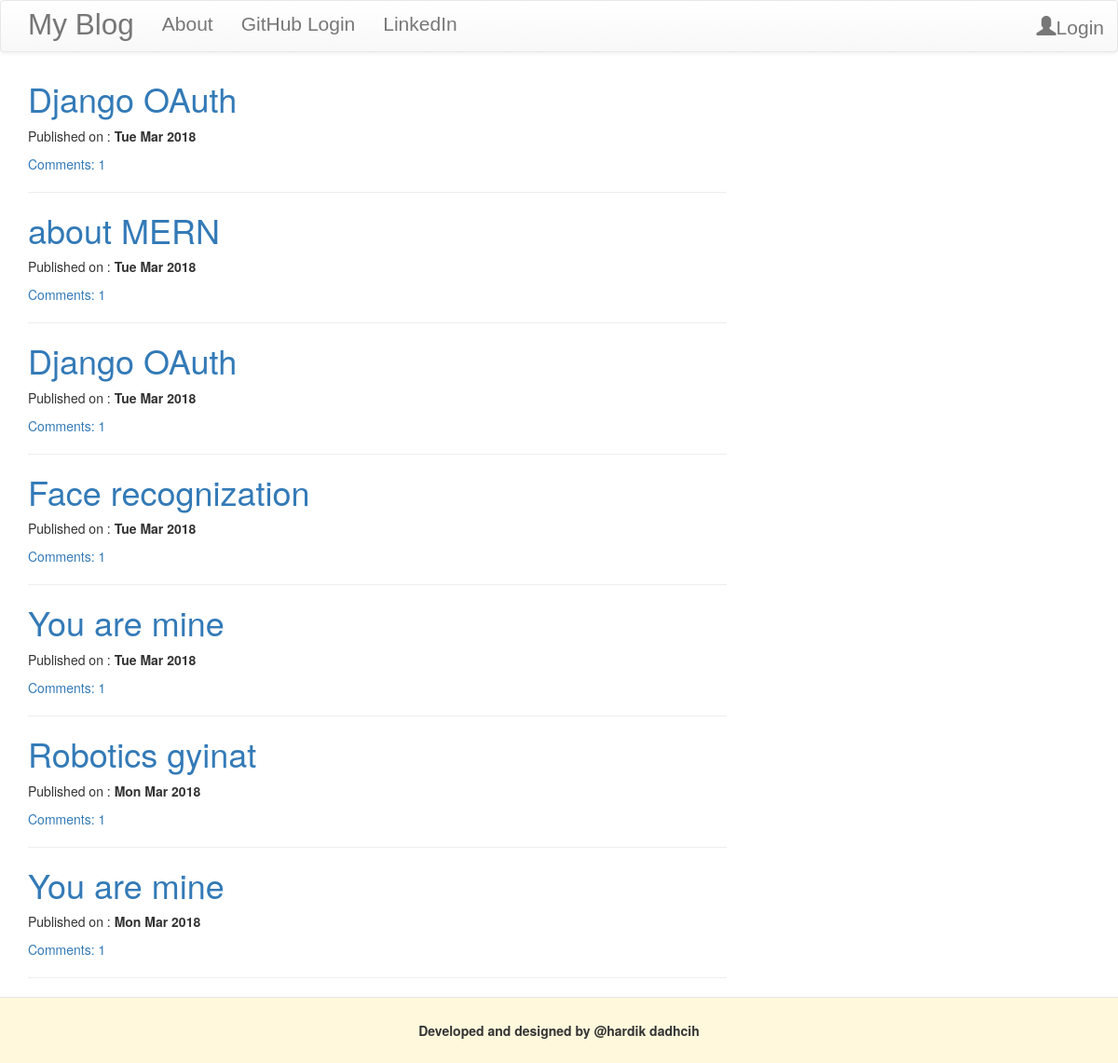
The page / on the database its author committed.
### blog/models.py (models this page shows, shortened)
class Post(models.Model):
    author = models.ForeignKey('auth.User')
    title = models.CharField(max_length=200)
    text = models.TextField()
    create_date = models.DateTimeField(default=timezone.now())
    published_date = models.DateTimeField(blank=True, null=True)
    def approve_comments(self):
        self.comments.filter(approved_comment=True)

### blog/views.py (the view)
# urls.py: url(r'^$', views.PostListView.as_view(), name='post_list'),
class PostListView(ListView):
    model = Post
    def get_queryset(self):
        return Post.objects.filter(published_date__lte=timezone.now()).order_by('-published_date')

### blog/templates/blog/post_list.html (shortened to what this page needs)
{% extends 'blog/base.html' %}
{% block body_content %}
    <div class="centerstage">
        {% for post in post_list %}
            <div class="post">
                <h1><a href="{% url 'post_detail' pk=post.pk %}">{{ post.title }}</a></h1>
                <div class="date">
                    <p>Published on : <strong>{{ post.published_date|date:'D M Y' }}</strong></p>
                </div>
                <a href="{% url 'post_detail' pk=post.pk %}"> Comments: {{ post.approve_comments|wordcount }}</a>
            </div>
            <hr>
        {% endfor %}
    </div>
{% endblock %}

### blog/templates/blog/base.html (shortened to what this page needs)
<!DOCTYPE html>
{% load staticfiles %}
<html lang="en">
<head>
    <link rel="stylesheet" href="https://maxcdn.bootstrapcdn.com/bootstrap/3.3.7/css/bootstrap.min.css"
>
    <link rel="stylesheet" href="https://maxcdn.bootstrapcdn.com/bootstrap/3.3.7/css/bootstrap-theme.min.css"
>
    <link rel="stylesheet" href="{% static 'css/blog.css' %}">
</head>
<body>
<nav class="navbar navbar-default techfont custom-navbar">
    <div class="container">
        <ul class="nav navbar-nav">
            <li><a class="navbar-brand bigbrand" href="{% url 'post_list' %}">My Blog</a></li>
            <li><a href="{% url 'about' %}">About</a></li>
            <li><a href="https://github.com" target="_blank">GitHub Login</a></li>
            <li><a href="http://linkedin.com/in" target="_blank">LinkedIn</a></li>
        </ul>
        <ul class="nav navbar-nav navbar-right">
            {% if user.is_authenticated %}
                <li><a href="{% url 'post_new' %}">New Post</a></li>
                <li><a href="{% url 'post_draft_list' %}">Drafts</a></li>
                <li><a href="{% url 'logout' %}">Logout</a></li>
                <li><a> welcome : {{ user.username }}</a></li>
            {% else %}
                <li><a class="nav navbar-right" href="{% url 'login' %}"><span class="glyphicon glyphicon-user"></span>Login</a>
                </li>
            {% endif %}
        </ul>
    </div>
</nav>
    <div class="content container">
        <div class="row">
            <div class="col-md-8">
                <div class="blog_post">
                    {% block body_content %}
                    {% endblock %}
                </div>
            </div>
        </div>
    </div>
<div class=" basic modal-footer">
    <p><center><strong>Developed and designed by @hardik dadhcih</strong></center></p>
</div>
</body>
</html>

### blog/static/css/blog.css (style rules this page uses)
.techfont { font-family: 'Arial Narrow', sans-serif; font-size: 1.5em; margin-bottom: 10px; }
.bigbrand { font-size: 1.5em; }
.centerstage { margin-left: auto; margin-right: auto; }
.basic { background-color: cornsilk; }

### rows shown on the page
Post: title "Django OAuth", published_date "Tue Mar 2018", approve_comments "1"
Post: title "about MERN", published_date "Tue Mar 2018", approve_comments "1"
Post: title "Django OAuth", published_date "Tue Mar 2018", approve_comments "1"
Post: title "Face recognization", published_date "Tue Mar 2018", approve_comments "1"
Post: title "You are mine", published_date "Tue Mar 2018", approve_comments "1"
Post: title "Robotics gyinat", published_date "Mon Mar 2018", approve_comments "1"
Post: title "You are mine", published_date "Mon Mar 2018", approve_comments "1"
